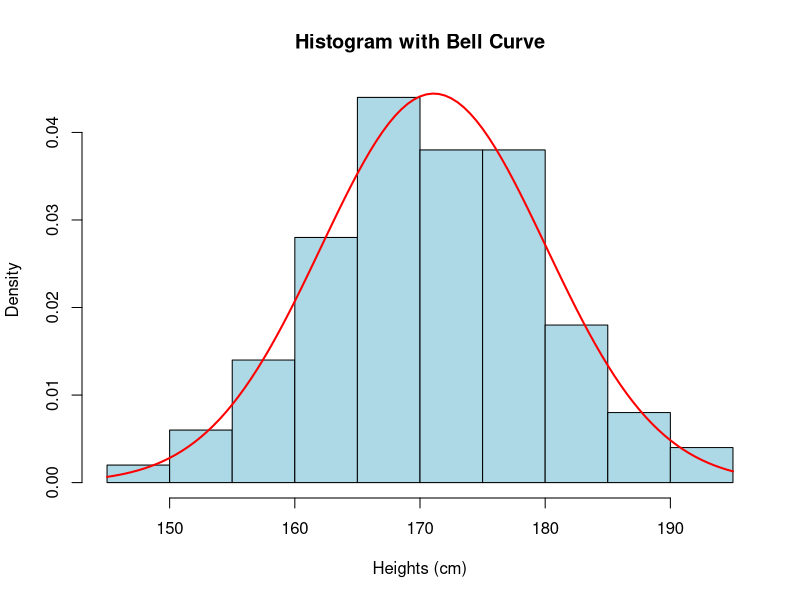

Source code (R):
## ---- chunk 1
gene_name <- "BRCA1" 
class(gene_name)

num_samples <- 50    
class(num_samples)

is_treated <- TRUE  
class(is_treated)

dna_bases <- c("A", "T", "G", "C") 
class(dna_bases)
## ---- chunk 2
drug_concentration <- c(2.3, 5.1, 3.8, 6.4, 4.9)
## ---- chunk 3
mean_concentration <- mean(drug_concentration)
mean_concentration
sd_concentration <- sd(drug_concentration)
sd_concentration
## ---- chunk 4
high_concentration <- drug_concentration[drug_concentration > 4]
high_concentration
## ---- chunk 5
# Create the matrix
expression_levels <- matrix(
  c(10, 12, 15,
    20, 18, 22,
    14, 16, 19,
    8, 9, 7,
    25, 30, 28), 
  nrow = 3
)
expression_levels

## or create first samples' vector then combine them
sample1 <- c(10, 12, 15)
sample2 <- c(20, 18, 22)
sample3 <- c(14, 16, 19)
sample4 <- c(8, 9, 7)
sample5 <- c(25, 30, 28)
expression_levels2 <- cbind(sample1, sample2, sample3, sample4, sample5)
expression_levels2
## ---- chunk 6
# Add row and column names
rownames(expression_levels) <- c("geneA", "geneB", "geneC")
colnames(expression_levels) <- c("sample1", "sample2", "sample3", "sample4", "sample5")

## or
rownames(expression_levels) <- paste0("gene", LETTERS[1:3])
colnames(expression_levels) <- paste0("sample", 1:5)

expression_levels
## ---- chunk 7
gene_means <- rowMeans(expression_levels)
gene_means
## ---- chunk 8
# Extract geneC
geneC_expression <- expression_levels["geneC", ]

# Subset samples with geneC > 20
high_geneC_samples <- geneC_expression[geneC_expression > 20]
high_geneC_samples
## ---- chunk 9
set.seed(1)
heights <- round(rnorm(n = 100, mean = 170, sd = 10), 1)
heights
## ---- chunk 10
shapiro.test(heights) 
## ---- chunk 11
# Histogram
hist(
  heights, probability = TRUE, col = "lightblue",
  main = "Histogram with Bell Curve", xlab = "Heights (cm)", ylab = "Density"
)
# Add bell curve
curve(dnorm(x, mean = mean(heights), sd = sd(heights)), col = "red", lwd = 2, add = TRUE)

